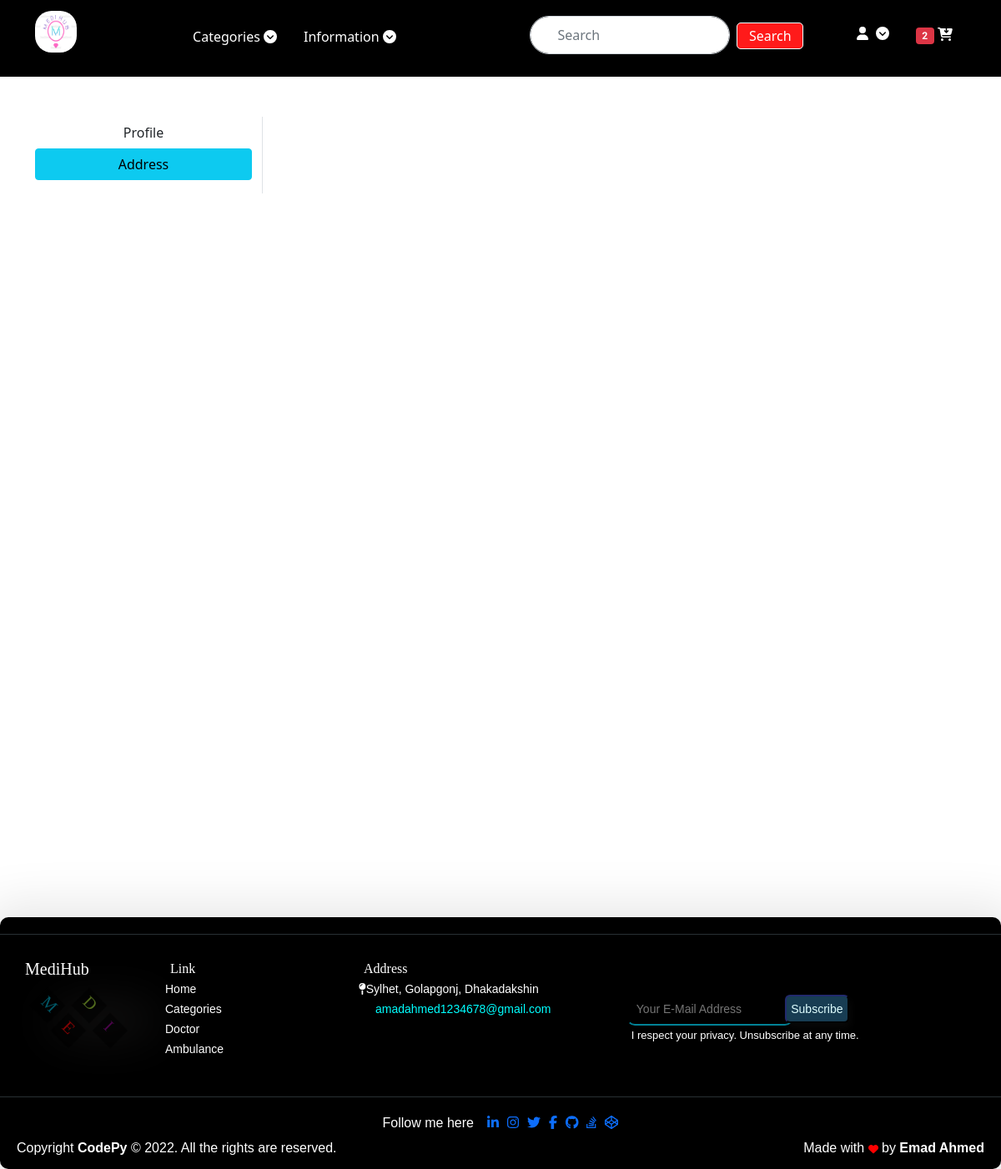
The app's page /address/ (signed in), older data.
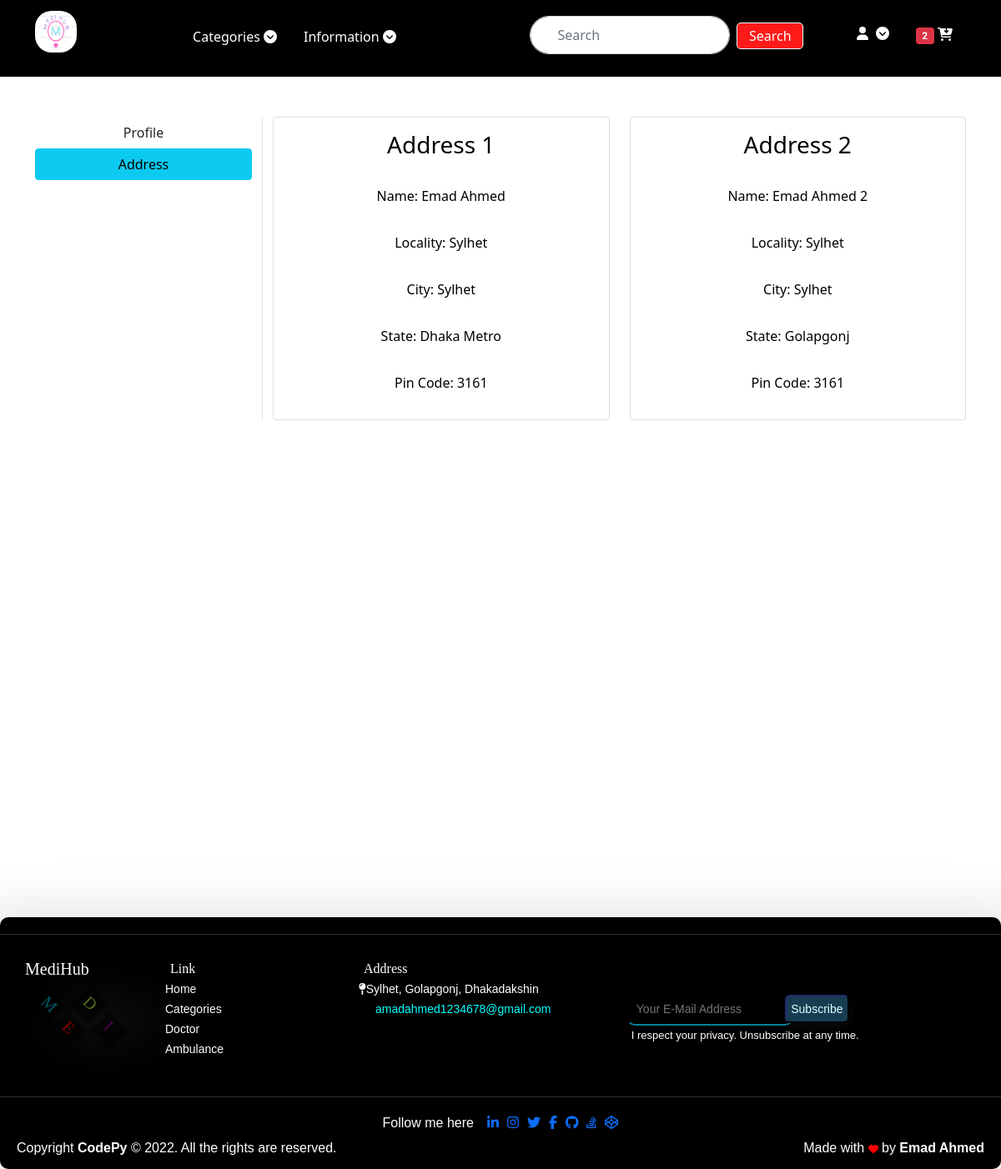
The same page, newer data.
### app/models.py (models this page shows, shortened)
class Customer(models.Model):
    user = models.ForeignKey(User, on_delete=models.CASCADE)
    name = models.CharField(max_length=200)
    locality = models.CharField(max_length=200)
    city = models.CharField(max_length=50)
    zipcode = models.IntegerField()
    state = models.CharField(choices=STATE_CHOICES, max_length=50)

### app/views.py (the view)
# urls.py: path('address/', views.address, name='address'),
@login_required
def address(request):
    add = Customer.objects.filter(user=request.user)
    if request.user.is_authenticated:
        cart = Cart.objects.filter(user=request.user)
        return render(request, 'app/address.html', {'add': add,  'active': 'btn-info', 'tcart': cart})
    else:
        return render(request, 'app/address.html', {'add': add,  'active': 'btn-info'})

### app/templates/app/address.html (shortened to what this page needs)
{% extends 'app/base.html' %} <br />
{% load static %} <br />
{% block main-content %}
<div class="container my-5" style="height: 100vh">
  <div class="row my-5">
    <div class="col-lg-3 border-end">
      <ul class="list-unstyled">
        <li class="d-grid">
          <a href="{% url 'profile' %}" class="btn ">Profile</a>
        </li>
        <li class="d-grid">
          <a href="{% url 'address' %}" class="btn {{active}}">Address</a>
        </li>
      </ul>
    </div>
    <div class="col-lg-9">
        <div class="row">
        {% for ad in add %}
        <div class="col-lg-6">
        <div class="card">
          <div class="card-body text-center">
            <h3>Address</span> {{forloop.counter}}</h3>
            <p><span> Name:</span> {{ad.name}}</p>
            <p><span>Locality:</span> {{ad.locality}}</p>
            <p><span>City:</span> {{ad.city}}</p>
            <p><span>State:</span> {{ad.state}}</p>
            <p><span>Pin Code:</span> {{ad.zipcode}}</p>
          </div>
        </div>
    </div>
        {% endfor %}
    </div>
      </div>
    </div>
  </div>
  {% endblock main-content %}

Row changes from the older to the newer data that the page shows:
added Customer: name "Emad Ahmed", locality "Sylhet", city "Sylhet", state "Dhaka Metro", zipcode "3161"
added Customer: name "Emad Ahmed 2", locality "Sylhet", city "Sylhet", state "Golapgonj", zipcode "3161"
